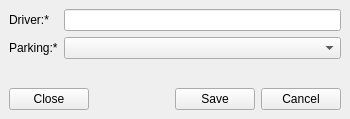
<ui version="4.0" >
 <class>DriverShiftDialog</class>
 <widget class="QDialog" name="DriverShiftDialog" >
  <property name="geometry" >
   <rect>
    <x>0</x>
    <y>0</y>
    <width>350</width>
    <height>119</height>
   </rect>
  </property>
  <property name="windowTitle" >
   <string>Driver work shift</string>
  </property>
  <layout class="QGridLayout" >
   <property name="margin" >
    <number>9</number>
   </property>
   <property name="spacing" >
    <number>6</number>
   </property>
   <item row="0" column="0" >
    <layout class="QVBoxLayout" >
     <property name="margin" >
      <number>0</number>
     </property>
     <property name="spacing" >
      <number>6</number>
     </property>
     <item>
      <layout class="QGridLayout" >
       <property name="margin" >
        <number>0</number>
       </property>
       <property name="spacing" >
        <number>6</number>
       </property>
       <item row="1" column="0" >
        <widget class="QLabel" name="label_2" >
         <property name="text" >
          <string>Parking:*</string>
         </property>
        </widget>
       </item>
       <item row="1" column="1" >
        <widget class="QComboBox" name="parkingscomboBox" />
       </item>
       <item row="0" column="0" >
        <widget class="QLabel" name="label" >
         <property name="text" >
          <string>Driver:*</string>
         </property>
        </widget>
       </item>
       <item row="0" column="1" >
        <widget class="QLineEdit" name="driverlineEdit" >
         <property name="readOnly" >
          <bool>true</bool>
         </property>
        </widget>
       </item>
      </layout>
     </item>
     <item>
      <spacer>
       <property name="orientation" >
        <enum>Qt::Vertical</enum>
       </property>
       <property name="sizeHint" >
        <size>
         <width>324</width>
         <height>31</height>
        </size>
       </property>
      </spacer>
     </item>
     <item>
      <layout class="QHBoxLayout" >
       <property name="margin" >
        <number>0</number>
       </property>
       <property name="spacing" >
        <number>6</number>
       </property>
       <item>
        <widget class="QPushButton" name="closepushButton" >
         <property name="text" >
          <string>Close</string>
         </property>
         <property name="autoDefault" >
          <bool>false</bool>
         </property>
        </widget>
       </item>
       <item>
        <spacer>
         <property name="orientation" >
          <enum>Qt::Horizontal</enum>
         </property>
         <property name="sizeHint" >
          <size>
           <width>40</width>
           <height>20</height>
          </size>
         </property>
        </spacer>
       </item>
       <item>
        <widget class="QPushButton" name="okpushButton" >
         <property name="text" >
          <string>Save</string>
         </property>
         <property name="autoDefault" >
          <bool>false</bool>
         </property>
        </widget>
       </item>
       <item>
        <widget class="QPushButton" name="cancelpushButton" >
         <property name="text" >
          <string>Cancel</string>
         </property>
         <property name="autoDefault" >
          <bool>false</bool>
         </property>
        </widget>
       </item>
      </layout>
     </item>
    </layout>
   </item>
  </layout>
 </widget>
 <tabstops>
  <tabstop>driverlineEdit</tabstop>
  <tabstop>parkingscomboBox</tabstop>
  <tabstop>okpushButton</tabstop>
  <tabstop>cancelpushButton</tabstop>
  <tabstop>closepushButton</tabstop>
 </tabstops>
 <resources/>
 <connections>
  <connection>
   <sender>cancelpushButton</sender>
   <signal>clicked()</signal>
   <receiver>DriverShiftDialog</receiver>
   <slot>reject()</slot>
   <hints>
    <hint type="sourcelabel" >
     <x>237</x>
     <y>210</y>
    </hint>
    <hint type="destinationlabel" >
     <x>300</x>
     <y>218</y>
    </hint>
   </hints>
  </connection>
 </connections>
</ui>
